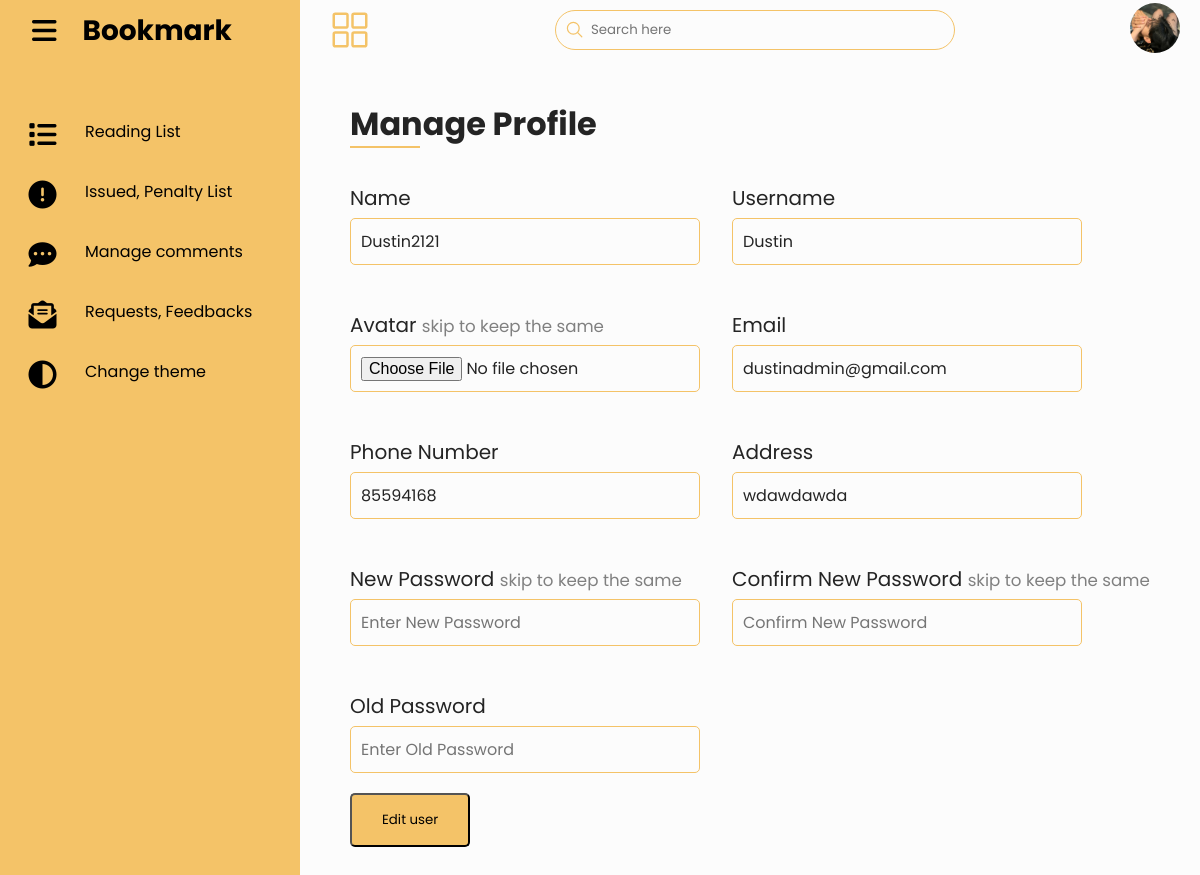
/student-dashboard/manage-profile.php (signed in), run on the app's committed database.
### tables this page shows
CREATE TABLE `users` (
  `id` int(11) NOT NULL,
  `name` varchar(50) NOT NULL,
  `username` varchar(50) NOT NULL,
  `email` varchar(50) NOT NULL,
  `password` varchar(255) NOT NULL,
  `avatar` varchar(255) NOT NULL,
  `utype` varchar(11) NOT NULL,
  `address` text NOT NULL,
  `phone` int(11) NOT NULL,
  `is_admin` int(1) NOT NULL,
  `is_dark` int(1) NOT NULL
);

### student-dashboard/manage-profile.php (the view, shortened to what this page needs)
<?php
include 'partials/header.php';
$user_id = $_SESSION['user_id'];
$imagequery = "SELECT * from users  where id = '$user_id' ";
$imageresult = mysqli_query($connection, $imagequery);
$user = mysqli_fetch_assoc($imageresult);
?>
        <?php include 'partials/main.php' ?>
    <?php
                $userquery = "SELECT * from users  where id = '$user_id' ";
        $userresult = mysqli_query($connection, $userquery);
        $edit_user = mysqli_fetch_assoc($userresult);
    ?>
            <div class="book-form" >
                <h1 class="page-title">Manage Profile</h1>
                <form action="manage-profile-logic.php" method="post" enctype="multipart/form-data">
                    <div class="row">
                        <div class="input-box">
                            <span class="title">Name</span>
                            <input type="text" required  value="<?= $edit_user['name'] ?>" name="name">
                        </div>
                        <div class="input-box">
                            <span class="title">Username</span>
                            <input type="text" required   value="<?= $edit_user['username'] ?>" name="username">
                        </div>
                    </div>
                    <div class="row">
                        <div class="input-box">
                                <span class="title">Avatar  <small style="color: grey;">skip to keep the same</small> </span>
                                <input type="file"    placeholder="Cover" name="avatar">
                            </div>
                            <div class="input-box">
                                <span class="title">Email</span>
                                <input type="email" required   value="<?= $edit_user['email'] ?>" placeholder="user Published Year" name="email">
                            </div>
                        </div>
                    <div class="row">
                        <div class="input-box">
                            <span class="title">Phone Number</span>
                            <input type="text" value="<?= $edit_user['phone'] ?>" required  placeholder="Add Stock Quantity" name="phone">
                        </div>
                        <div class="input-box">
                            <span class="title">Address</span>
                            <input type="text" value="<?= $edit_user['address'] ?>" required   placeholder="Add Stock Quantity" name="address">
                        </div>
                    </div>
                    <div class="row">
                        <div class="input-box">
                            <span class="title">New Password <small style="color: grey;">skip to keep the same</small>  </span>
                            <input type="password" value=""  placeholder="Enter New Password" name="new-password">
                        </div>
                        <div class="input-box">
                            <span class="title">Confirm New Password <small style="color: grey;">skip to keep the same</small> </span>
                            <input type="password" value=""  placeholder="Confirm New Password" name="confirm-new-password">
                        </div>
                    </div>
                    <div class="row">
                        <div class="input-box">
                            <span class="title">Old Password</span>
                            <input type="password" value="" required placeholder="Enter Old Password" name="password">
                        </div>
                    </div>
                    <div class="submit">
                        <button type="submit" name="submit">Edit user</button>
                    </div>
                </form>
            </div>
        </div>
    </div>
</body>
</html>

### student-dashboard/partials/main.php (shortened to what this page needs)
<div class="main">
            <div class="topbar">
                <div class="toggle">
                    <ion-icon name="grid-outline"></ion-icon>
                </div>
                <div class="search">
                    <label>
                        <input type="text" placeholder="Search here">
                        <ion-icon name="search-outline"></ion-icon>
                    </label>
                </div>
                <div class="user">
                <li>
                    <img src="<?= ROOT_URL. 'images/' . $user['avatar'] ?>" class="profile" />
                    </li>
                </div>
            </div>

### admin/assets/css/form.css (style rules this page uses)
:root { --blue: #ffd68c; --white: #212121; --gray: #f5f5f5; --gray2: #ffffff; --black1: #2222; --black2: #999; }
.light-theme { --blue: #ffd68c; --white: #ffffff; --gray: #242424; --gray2: #000000; --black1: #0d0d0d22; --black2: #ffffff; }
.book-form { width: 100%; padding: 20px; }
.page-title { margin-bottom: 10px; position: relative; color: var(--gray); }
.page-title::after { content: ''; bottom: 0; width: 70px; height: 2px; left: 0; position: absolute; background-color: var(--blue); }
.book-form .input-box { margin: 20px 0; }
.book-form .input-box span { font-size: 20px; display: block; color: var(--gray); margin: 5px 0; }
.book-form .input-box input { border-radius: 5px; font-size: 16px; padding: 10px; width: 350px; background-color: var(--white); color: var(--gray); border: 1px solid var(--blue); }
.book-form .submit button { background-color: var(--blue); padding: 15px 30px; border-radius: 5px; transition: all 300ms ease; cursor: pointer; }
.book-form .row { display: flex; gap: 2rem; }

### admin/assets/css/style.css (style rules this page uses)
* { font-family: "Poppins", sans-serif; margin: 0; padding: 0; box-sizing: border-box; }
:root { --blue: #ffd68c; --white: #212121; --gray: #f5f5f5; --black1: #2222; --black2: #4e4e4e; }
.light-theme { --blue: #f4c368 ; --white: #fcfcfc; --gray: #242424; --gray2: #000000; --black1: #74747422; --black2: #2a2929; }
body { min-height: 100vh; overflow-x: hidden; }
.main { position: absolute; width: calc(100% - 300px); left: 300px; padding:0 10px; min-height: 100vh; background: var(--white); transition: 0.5s; }
.topbar { width: 100%; height: 60px; display: flex; justify-content: space-between; align-items: center; padding: 0 10px; }
.toggle { position: relative; width: 60px; height: 60px; display: flex; justify-content: center; align-items: center; font-size: 2.5rem; cursor: pointer; }
.toggle ion-icon { color: var(--blue); }
.search { position: relative; width: 400px; margin: 0 10px; }
.search label { height: 40px; border-radius: 40px; padding: 5px 20px; padding-left: 35px; display: flex; align-items: center; width: 100%; font-size: 14px; color: white; outline: none; border: 1px solid var(--blue); }
.search label input { width: 80%; outline: 0; color: white; border: 0; color: var(--gray); background-color: var(--white); }
.search label ion-icon { color: var(--blue); position: absolute; top: 10px; left: 10px; font-size: 1.2rem; }
.user { display: flex; align-items: center; gap: 1rem; cursor: pointer; }
.user img { border-radius: 50%; width: 50px; height: 50px; object-fit: cover; }
.book-form { padding: 40px; }
.user li { list-style-type: none; position: relative; padding: 0.625rem 0 0.5rem; }
.user li .profile { height: 50px; width: 50px; object-fit: cover; object-position: center; border-radius: 50%; cursor: pointer; }

### data on the page
users: avatar (picture), name "Dustin2121", username "Dustin", email "dustinadmin@gmail.com", phone "85594168", address "wdawdawda"
